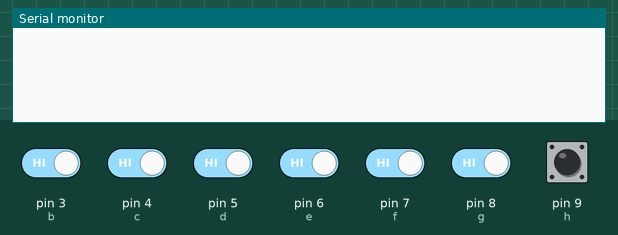
Bench run of a sketch on a simulated Arduino Uno, built with avr-gcc and run on an emulated ATmega328P. Parts: the last lines printed to the serial monitor. The inputs (shaded band) are chosen by the test bench; at power-on: pin 3 (b), pin 4 (c), pin 5 (d), pin 6 (e), pin 7 (f), pin 8 (g), pin 9 (h) HIGH.

Above: at 1.2 s.
1.3 s: pin 3 (b) driven LOW
At 1.48 s:
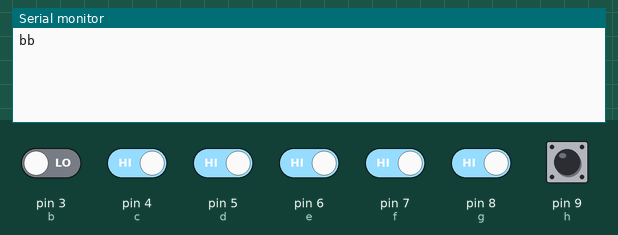
3.3 s: pin 4 (c) driven LOW
At 3.43 s:
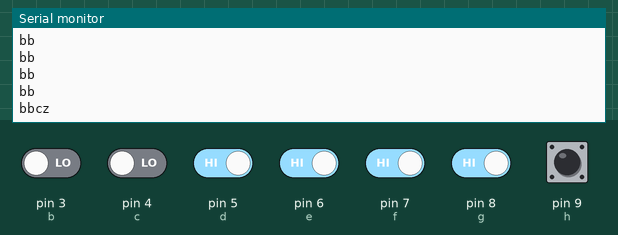
5.2 s: pin 5 (d) driven LOW
At 5.38 s:
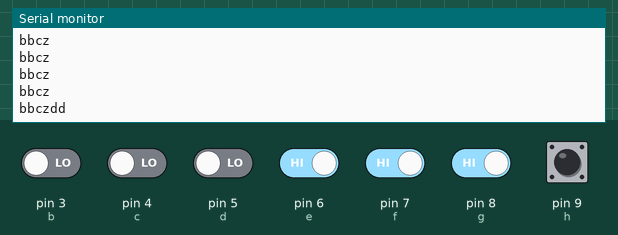
7.2 s: pin 6 (e) driven LOW
At 7.33 s:
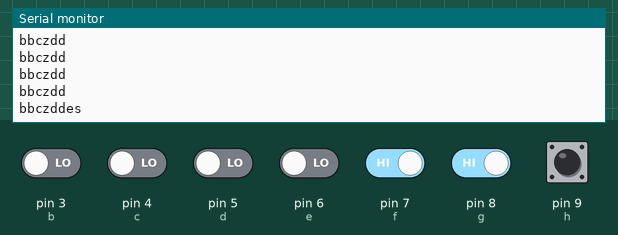
9.1 s: pin 7 (f) driven LOW
At 9.29 s:
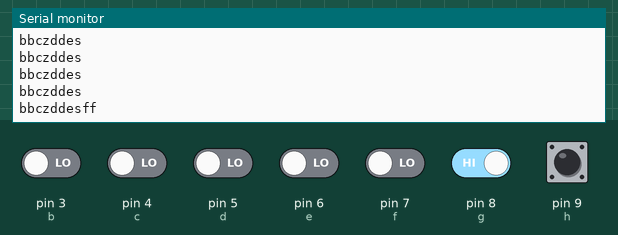
11.1 s: pin 8 (g) driven LOW
At 11.24 s:
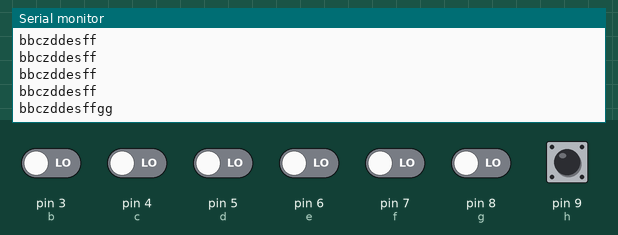

The sketch:

mariokartextraio.ino
```cpp
#include <SoftwareSerial.h>

//this is the code for the second arduino in the MarioKart project.
//This can be any arduino, and it's only purpose is for extra buttons
//without needing a single processor to watch them all.
//test

/*
  PIN 13 = UNOCCPIED
  PIN 12 = IO
  PIN 11 = IO
  PIN 10 = IO
  PIN 9 = IO
  PIN 8 = io
  PIN 7 = IO
  PIN 6 = IO
  PIN 5 = IO
  PIN 4 = IO
  PIN 3 = IO
  PIN 2 = IO
  PIN 1 = SERIAL TX
  PIN 0 = SWERIAL RX
  ###CERTAIN PINS DO NOT WORK, DUE TO WIRING ERRORS. SECTIONS OF THE CODE RELATING TO THOSE PINS HAS BEEN COMMENTED OUT###

*/
//SoftwareSerial myserial(9, 8); // rx, tx

//button variables go here

const int a = 2;
const int b = 3;
const int c = 4;
const int d = 5;
const int e = 6;
const int f = 7;
const int g = 8;
const int h = 9;
//const int i = 10;
//const int j = 11;
//const int k = 12;

void setup() {

  //  myserial.begin(9600); //open serial line
  Serial.begin(9600);

  for (int i = 2; i <= 12; i++) //buttons 0 through 7 are used for input from handlebar buttons;
  {
    pinMode(i, INPUT);
  }
}

void loop() {

//  if (digitalRead(a) == LOW) {
//    //    myserial.write('a');
//    Serial.print('a');
//    Serial.write('a');
//  }
  if (digitalRead(b) == LOW) {
    //    myserial.write('b');
    Serial.print('b');
    Serial.write('b'); //b for brakes
  }

  if (digitalRead(c) == LOW) {
    //    myserial.write('c');
    Serial.print('c');
    Serial.write('z'); // z for z trigger

  }


  if (digitalRead(d) == LOW) {
    //    myserial.write('d');
    Serial.print('d');
    Serial.write('d');
  }

  if (digitalRead(e) == LOW) {
    //    myserial.write('e');
    Serial.print('e');
    Serial.write('s'); //s for start

  }

  if (digitalRead(f) == LOW) {
    //    myserial.write('f');
    Serial.print('f');

    Serial.write('f');

  }

  if (digitalRead(g) == LOW) {
    //    myserial.write('g');
    Serial.print('g');
    Serial.write('g');
  }


  if (digitalRead(h) == LOW) {
    //    myserial.write('h');
    Serial.print('h');
    Serial.write('h');

  }

//  if (digitalRead(i) == LOW) {
//    //    myserial.write('i');
//    Serial.write('i');
//
//  }
//  if (digitalRead(j) == LOW) {
//    //    myserial.write('j');
//    Serial.write('j');
//
//  }
//  if (digitalRead(k) == LOW) {
//    //    myserial.write('k');
//    Serial.write('k');
//  }
  Serial.println();
  delay(150);

}
```

Measured:
- after the input at 1.3 s, the serial monitor: prints a new line after 0.05 s (image 1)
- after the input at 3.3 s, the serial monitor: prints a new line at once (image 2)
- after the input at 5.2 s, the serial monitor: prints a new line after 0.05 s (image 3)
- after the input at 7.2 s, the serial monitor: prints a new line at once (image 4)
- after the input at 9.1 s, the serial monitor: prints a new line after 0.06 s (image 5)
- after the input at 11.1 s, the serial monitor: prints a new line at once (image 6)
